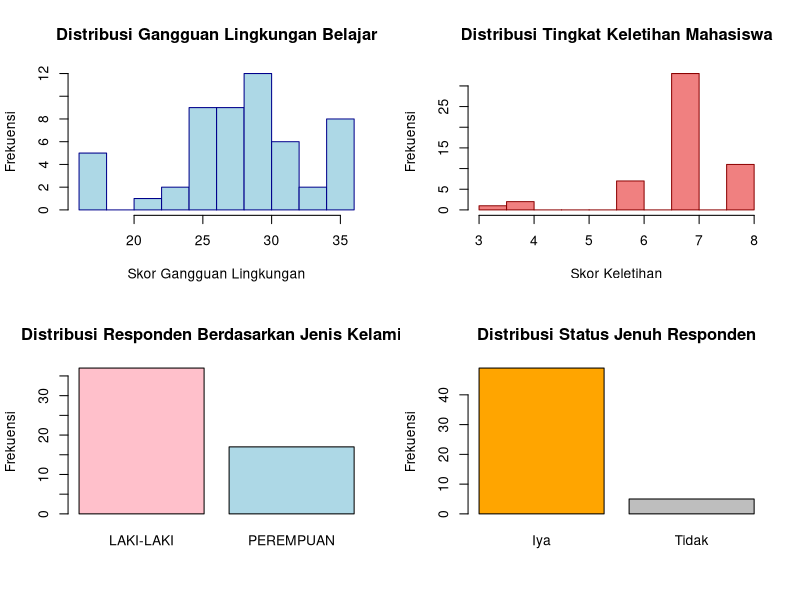
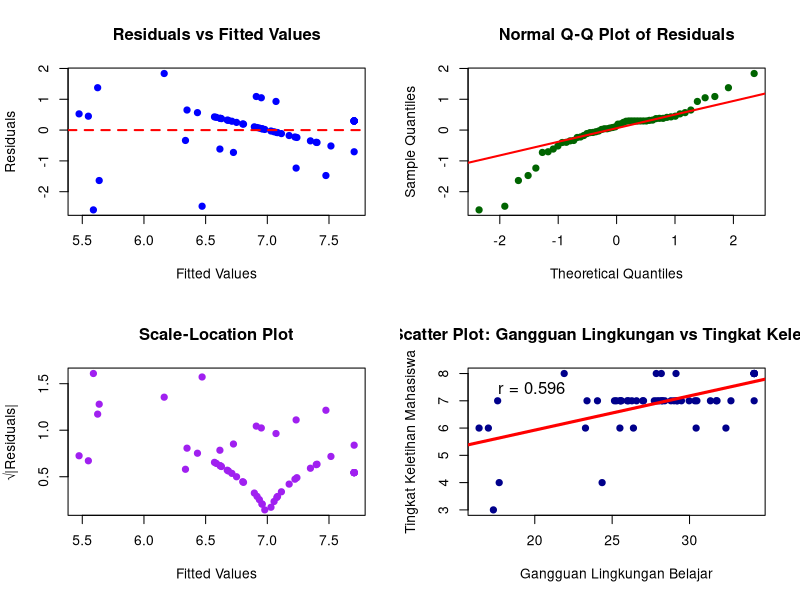

These charts were generated, in order, by the following R code:
## ---- chunk 1
knitr::opts_chunk$set(echo = TRUE, warning = FALSE, message = FALSE)

# Install required packages if not already installed
required_packages <- c("readr", "dplyr", "ggplot2", "knitr", "corrplot", 
                      "psych", "car", "nortest", "broom", "lmtest")

for(pkg in required_packages) {
  if(!require(pkg, character.only = TRUE)) {
    install.packages(pkg)
    library(pkg, character.only = TRUE)
  }
}

# Load required libraries
library(readr)
library(dplyr)
library(ggplot2)
library(knitr)
library(corrplot)
library(psych)
library(car)
library(nortest)
library(broom)
library(lmtest)
## ---- chunk 2
# Load and clean data
# Sesuaikan path file dengan lokasi data Anda
data <- read.csv("data/survei_anonim.csv", sep = ";", stringsAsFactors = FALSE)

# Clean column names and data
colnames(data) <- c("No", "Nama_Responden", "Status", "Gangguan_Lingkungan", "Tingkat_Keletihan", 
                   "Empty1", "Jenis_Kelamin", "Empty2", "Status_Jenuh")

# Remove empty rows and columns, keep only valid data
data_clean <- data %>%
  filter(!is.na(No) & No != "" & Status == "VALID") %>%
  select(No, Nama_Responden, Gangguan_Lingkungan, Tingkat_Keletihan, Jenis_Kelamin, Status_Jenuh) %>%
  mutate(
    Gangguan_Lingkungan = as.numeric(gsub(",", ".", Gangguan_Lingkungan)),
    Tingkat_Keletihan = as.numeric(Tingkat_Keletihan),
    Jenis_Kelamin = trimws(Jenis_Kelamin),
    Status_Jenuh = trimws(Status_Jenuh)
  ) %>%
  filter(!is.na(Gangguan_Lingkungan) & !is.na(Tingkat_Keletihan))

# Summary information
cat("=== INFORMASI PENELITIAN ===")
cat("\nPopulasi Target: Mahasiswa Sistem Informasi UMN yang menggunakan perpustakaan")
cat("\nJumlah Responden Valid:", nrow(data_clean))
cat("\nMetode Sampling: Convenience Sampling")
cat("\n=================================\n")
## ---- chunk 3
# Descriptive statistics for numerical variables
desc_stats <- data_clean %>%
  summarise(
    Variabel = c("Gangguan Lingkungan Belajar (X)", "Tingkat Keletihan Mahasiswa (Y)"),
    Mean = c(mean(Gangguan_Lingkungan, na.rm = TRUE), mean(Tingkat_Keletihan, na.rm = TRUE)),
    Median = c(median(Gangguan_Lingkungan, na.rm = TRUE), median(Tingkat_Keletihan, na.rm = TRUE)),
    Modus = c(
      as.numeric(names(sort(table(Gangguan_Lingkungan), decreasing = TRUE))[1]),
      as.numeric(names(sort(table(Tingkat_Keletihan), decreasing = TRUE))[1])
    ),
    Min = c(min(Gangguan_Lingkungan, na.rm = TRUE), min(Tingkat_Keletihan, na.rm = TRUE)),
    Max = c(max(Gangguan_Lingkungan, na.rm = TRUE), max(Tingkat_Keletihan, na.rm = TRUE)),
    SD = c(sd(Gangguan_Lingkungan, na.rm = TRUE), sd(Tingkat_Keletihan, na.rm = TRUE))
  )

kable(desc_stats, digits = 3, caption = "Tabel 1. Statistik Deskriptif Variabel Penelitian")

# Interpretasi berdasarkan laporan
cat("\n=== INTERPRETASI STATISTIK DESKRIPTIF ===")
cat("\nVariabel X (Gangguan Lingkungan Belajar):")
cat("\n- Mean:", round(desc_stats$Mean[1], 3))
cat("\n- Median:", round(desc_stats$Median[1], 3))
cat("\n- Standar Deviasi:", round(desc_stats$SD[1], 3))
cat("\n- Interpretasi: Distribusi cenderung miring ke kiri karena mean < median")

cat("\n\nVariabel Y (Tingkat Keletihan):")
cat("\n- Mean:", round(desc_stats$Mean[2], 3))
cat("\n- Median:", round(desc_stats$Median[2], 3))
cat("\n- Standar Deviasi:", round(desc_stats$SD[2], 3))
cat("\n- Interpretasi: Distribusi relatif simetris dengan variabilitas rendah")
## ---- chunk 4
# Frequency tables for categorical variables
cat("\n=== DISTRIBUSI KATEGORIKAL ===")
cat("\nTabel Frekuensi Jenis Kelamin:")
table_gender <- table(data_clean$Jenis_Kelamin)
print(table_gender)

cat("\nTabel Frekuensi Status Jenuh:")
table_jenuh <- table(data_clean$Status_Jenuh)
print(table_jenuh)
## ---- chunk 5
# Enhanced visualization plots
par(mfrow = c(2, 2))

# Histogram Gangguan Lingkungan Belajar
hist(data_clean$Gangguan_Lingkungan, 
     main = "Distribusi Gangguan Lingkungan Belajar", 
     xlab = "Skor Gangguan Lingkungan", 
     ylab = "Frekuensi", 
     col = "lightblue", 
     breaks = 10,
     border = "darkblue")

# Histogram Tingkat Keletihan
hist(data_clean$Tingkat_Keletihan, 
     main = "Distribusi Tingkat Keletihan Mahasiswa", 
     xlab = "Skor Keletihan", 
     ylab = "Frekuensi", 
     col = "lightcoral", 
     breaks = 8,
     border = "darkred")

# Bar plot Jenis Kelamin
barplot(table_gender, 
        main = "Distribusi Responden Berdasarkan Jenis Kelamin", 
        ylab = "Frekuensi", 
        col = c("pink", "lightblue"),
        border = "black")

# Bar plot Status Jenuh
barplot(table_jenuh, 
        main = "Distribusi Status Jenuh Responden", 
        ylab = "Frekuensi", 
        col = c("orange", "gray"),
        border = "black")
## ---- chunk 6
cat("=== UJI NORMALITAS SHAPIRO-WILK ===\n")

# Shapiro-Wilk test for Gangguan Lingkungan (Variabel X)
shapiro_x <- shapiro.test(data_clean$Gangguan_Lingkungan)
cat("Shapiro-Wilk Test untuk Gangguan Lingkungan Belajar (X):")
cat("\nW =", round(shapiro_x$statistic, 4))
cat("\np-value =", format(shapiro_x$p.value, scientific = TRUE))

if(shapiro_x$p.value > 0.05) {
  cat("\nKesimpulan: Data Gangguan Lingkungan berdistribusi normal (p > 0.05)")
} else {
  cat("\nKesimpulan: Data Gangguan Lingkungan TIDAK berdistribusi normal (p ≤ 0.05)")
}

# Shapiro-Wilk test for Tingkat Keletihan (Variabel Y)
shapiro_y <- shapiro.test(data_clean$Tingkat_Keletihan)
cat("\n\nShapiro-Wilk Test untuk Tingkat Keletihan (Y):")
cat("\nW =", round(shapiro_y$statistic, 4))
cat("\np-value =", format(shapiro_y$p.value, scientific = TRUE))

if(shapiro_y$p.value > 0.05) {
  cat("\nKesimpulan: Data Tingkat Keletihan berdistribusi normal (p > 0.05)")
} else {
  cat("\nKesimpulan: Data Tingkat Keletihan TIDAK berdistribusi normal (p ≤ 0.05)")
}

cat("\n\n=== IMPLIKASI UJI NORMALITAS ===")
cat("\nKarena kedua variabel tidak berdistribusi normal,")
cat("\nanalisis selanjutnya akan menggunakan pendekatan NON-PARAMETRIK")
cat("\nseperti uji Spearman untuk korelasi.")
## ---- chunk 7
cat("=== UJI KORELASI SPEARMAN ===\n")

# Spearman's Rank Correlation (sesuai dengan laporan)
spearman_test <- cor.test(data_clean$Gangguan_Lingkungan, data_clean$Tingkat_Keletihan, method = "spearman")

cat("Spearman's Rank Correlation Test:")
cat("\nKoefisien Korelasi (rho/ρ) =", round(spearman_test$estimate, 4))
cat("\nS =", spearman_test$statistic)
cat("\np-value =", format(spearman_test$p.value, scientific = TRUE))

# Interpretasi kekuatan korelasi
rho_value <- abs(spearman_test$estimate)
if(rho_value >= 0.7) {
  strength <- "KUAT"
} else if(rho_value >= 0.5) {
  strength <- "SEDANG"
} else if(rho_value >= 0.3) {
  strength <- "LEMAH"
} else {
  strength <- "SANGAT LEMAH"
}

cat("\n\n=== INTERPRETASI KORELASI ===")
cat("\nKekuatan Hubungan:", strength)
cat("\nArah Hubungan:", ifelse(spearman_test$estimate > 0, "POSITIF", "NEGATIF"))

if(spearman_test$p.value < 0.05) {
  cat("\nKesimpulan: Terdapat korelasi yang SIGNIFIKAN antara")
  cat("\nGangguan Lingkungan Belajar dan Tingkat Keletihan (p < 0.05)")
} else {
  cat("\nKesimpulan: TIDAK terdapat korelasi yang signifikan")
  cat("\nantara kedua variabel (p ≥ 0.05)")
}
## ---- chunk 8
cat("=== ANALISIS REGRESI LINEAR SEDERHANA ===\n")

# Create regression model
model <- lm(Tingkat_Keletihan ~ Gangguan_Lingkungan, data = data_clean)
model_summary <- summary(model)

print(model_summary)

# Extract key values
r_squared <- model_summary$r.squared
adj_r_squared <- model_summary$adj.r.squared
f_statistic <- model_summary$fstatistic
p_value_model <- pf(f_statistic[1], f_statistic[2], f_statistic[3], lower.tail = FALSE)

cat("\n=== INTERPRETASI REGRESI ===")
cat("\nKoefisien Determinasi (R²):", round(r_squared, 4))
cat("\nR² Adjusted:", round(adj_r_squared, 4))
cat("\nPersentase varians yang dijelaskan:", round(r_squared * 100, 2), "%")

cat("\n\nPersamaan Regresi:")
intercept <- round(model$coefficients[1], 4)
slope <- round(model$coefficients[2], 4)
cat("\nY =", intercept, "+", slope, "* X")
cat("\nTingkat Keletihan =", intercept, "+", slope, "* Gangguan Lingkungan")

# Significance test
coef_p_value <- model_summary$coefficients[2, 4]
if(coef_p_value < 0.05) {
  cat("\n\nKesimpulan Model: Model regresi SIGNIFIKAN (p < 0.05)")
  cat("\nGangguan Lingkungan Belajar berpengaruh signifikan terhadap Tingkat Keletihan")
} else {
  cat("\n\nKesimpulan Model: Model regresi TIDAK signifikan (p ≥ 0.05)")
}
## ---- chunk 9
cat("=== UJI MANN-WHITNEY U (NON-PARAMETRIK) ===\n")

# Mann-Whitney U test untuk perbandingan distribusi
wilcox_test <- wilcox.test(data_clean$Gangguan_Lingkungan, data_clean$Tingkat_Keletihan, paired = FALSE)

cat("Mann-Whitney U Test:")
cat("\nW =", wilcox_test$statistic)
cat("\np-value =", format(wilcox_test$p.value, scientific = TRUE))

if(wilcox_test$p.value < 0.05) {
  cat("\n\nKesimpulan: Terdapat perbedaan distribusi yang SIGNIFIKAN")
  cat("\nantara Gangguan Lingkungan dan Tingkat Keletihan (p < 0.05)")
} else {
  cat("\n\nKesimpulan: TIDAK terdapat perbedaan distribusi yang signifikan")
  cat("\nantara kedua variabel (p ≥ 0.05)")
}
## ---- chunk 10
cat("=== UJI ASUMSI REGRESI ===\n")

# Extract residuals and fitted values
residuals <- resid(model)
fitted_values <- fitted(model)

# 1. Normalitas Residual
cat("1. UJI NORMALITAS RESIDUAL:")
shapiro_resid <- shapiro.test(residuals)
cat("\nShapiro-Wilk Test untuk Residual:")
cat("\nW =", round(shapiro_resid$statistic, 4))
cat("\np-value =", format(shapiro_resid$p.value, scientific = TRUE))

if(shapiro_resid$p.value > 0.05) {
  cat("\nKesimpulan: Residual berdistribusi normal (asumsi terpenuhi)")
} else {
  cat("\nKesimpulan: Residual TIDAK berdistribusi normal (asumsi dilanggar)")
}

# 2. Uji Heteroskedastisitas (Breusch-Pagan)
cat("\n\n2. UJI HETEROSKEDASTISITAS:")
tryCatch({
  bp_test <- bptest(model)
  cat("\nBreusch-Pagan Test:")
  cat("\nBP =", round(bp_test$statistic, 4))
  cat("\np-value =", format(bp_test$p.value, scientific = TRUE))
  
  if(bp_test$p.value > 0.05) {
    cat("\nKesimpulan: Homoskedastisitas terpenuhi (asumsi terpenuhi)")
  } else {
    cat("\nKesimpulan: Heteroskedastisitas terdeteksi (asumsi dilanggar)")
  }
}, error = function(e) {
  cat("\nMenggunakan metode alternatif...")
  # Manual Breusch-Pagan test
  sq_residuals <- residuals^2
  aux_model <- lm(sq_residuals ~ fitted_values)
  aux_summary <- summary(aux_model)
  n <- length(residuals)
  test_stat <- n * aux_summary$r.squared
  p_value <- 1 - pchisq(test_stat, df = 1)
  
  cat("\nManual Breusch-Pagan Test:")
  cat("\nTest Statistic =", round(test_stat, 4))
  cat("\np-value =", format(p_value, scientific = TRUE))
  
  if(p_value > 0.05) {
    cat("\nKesimpulan: Homoskedastisitas terpenuhi")
  } else {
    cat("\nKesimpulan: Heteroskedastisitas terdeteksi")
  }
})

# 3. Uji Autokorelasi (Durbin-Watson)
cat("\n\n3. UJI AUTOKORELASI (DURBIN-WATSON):")
dw_test <- durbinWatsonTest(model)
cat("\nDurbin-Watson Test:")
cat("\nDW =", round(dw_test$dw, 4))
cat("\np-value =", round(dw_test$p, 4))

if(dw_test$p > 0.05) {
  cat("\nKesimpulan: Tidak ada autokorelasi (asumsi terpenuhi)")
} else {
  cat("\nKesimpulan: Terdapat autokorelasi (asumsi dilanggar)")
}
## ---- chunk 11
# Diagnostic plots untuk regresi
par(mfrow = c(2, 2))

# 1. Residuals vs Fitted
plot(fitted_values, residuals, 
     main = "Residuals vs Fitted Values", 
     xlab = "Fitted Values", 
     ylab = "Residuals",
     pch = 19,
     col = "blue")
abline(h = 0, col = "red", lty = 2, lwd = 2)

# 2. Q-Q plot untuk normalitas residual
qqnorm(residuals, 
       main = "Normal Q-Q Plot of Residuals",
       pch = 19,
       col = "darkgreen")
qqline(residuals, col = "red", lwd = 2)

# 3. Scale-Location plot
plot(fitted_values, sqrt(abs(residuals)), 
     main = "Scale-Location Plot", 
     xlab = "Fitted Values", 
     ylab = "√|Residuals|",
     pch = 19,
     col = "purple")

# 4. Scatter plot dengan garis regresi
plot(data_clean$Gangguan_Lingkungan, data_clean$Tingkat_Keletihan, 
     main = "Scatter Plot: Gangguan Lingkungan vs Tingkat Keletihan",
     xlab = "Gangguan Lingkungan Belajar", 
     ylab = "Tingkat Keletihan Mahasiswa",
     pch = 19,
     col = "darkblue")
abline(model, col = "red", lwd = 3)

# Menambahkan korelasi di plot
correlation_text <- paste("r =", round(cor(data_clean$Gangguan_Lingkungan, data_clean$Tingkat_Keletihan), 3))
legend("topleft", legend = correlation_text, bty = "n", cex = 1.2)
